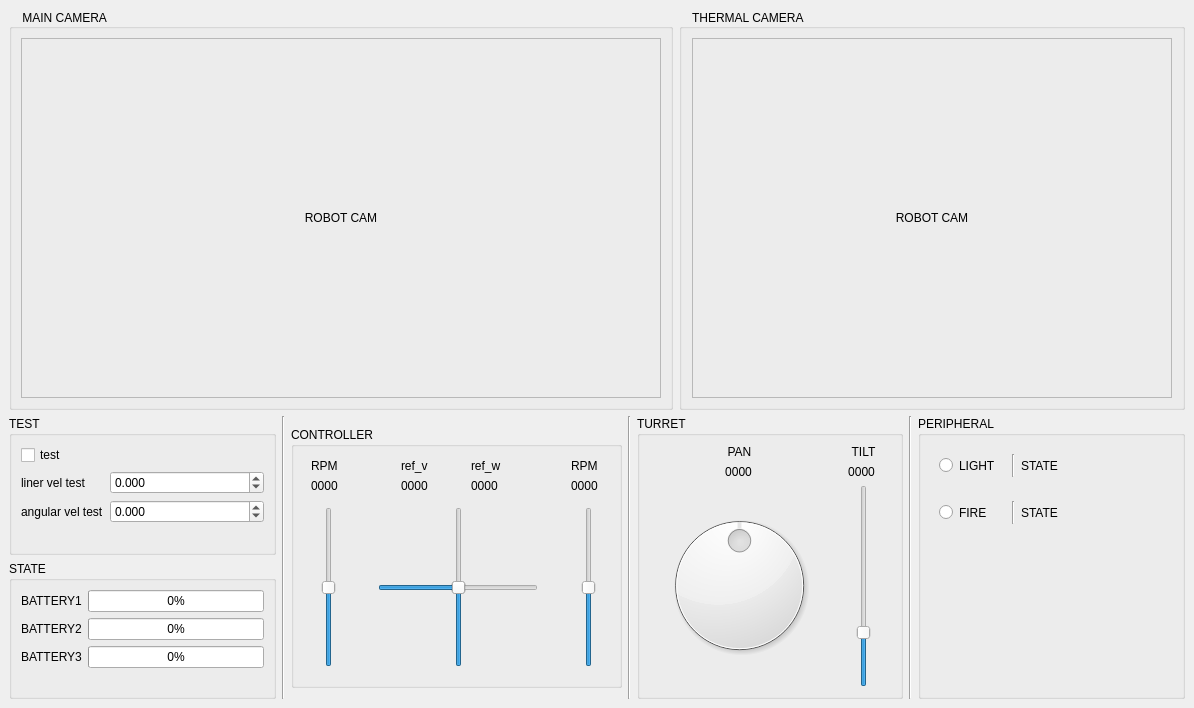
<?xml version="1.0" encoding="UTF-8"?>
<ui version="4.0">
 <class>MainWindowDesign</class>
 <widget class="QMainWindow" name="MainWindowDesign">
  <property name="geometry">
   <rect>
    <x>0</x>
    <y>0</y>
    <width>1194</width>
    <height>708</height>
   </rect>
  </property>
  <property name="sizePolicy">
   <sizepolicy hsizetype="Minimum" vsizetype="Minimum">
    <horstretch>0</horstretch>
    <verstretch>0</verstretch>
   </sizepolicy>
  </property>
  <property name="windowTitle">
   <string>IRC23-CREATIVE OPERATOR</string>
  </property>
  <property name="windowIcon">
   <iconset theme="game">
    <normaloff>../resources/images/icon.png</normaloff>../resources/images/icon.png</iconset>
  </property>
  <property name="locale">
   <locale language="English" country="Australia"/>
  </property>
  <property name="tabShape">
   <enum>QTabWidget::Rounded</enum>
  </property>
  <widget class="QWidget" name="centralwidget">
   <layout class="QGridLayout" name="gridLayout_9">
    <item row="0" column="0">
     <layout class="QGridLayout" name="gridLayout_8">
      <item row="0" column="1">
       <widget class="QGroupBox" name="groupBox_7">
        <property name="title">
         <string>    THERMAL CAMERA</string>
        </property>
        <property name="alignment">
         <set>Qt::AlignLeading|Qt::AlignLeft|Qt::AlignVCenter</set>
        </property>
        <property name="flat">
         <bool>false</bool>
        </property>
        <layout class="QGridLayout" name="gridLayout_11">
         <item row="0" column="0">
          <widget class="QLabel" name="robot_cam_2">
           <property name="minimumSize">
            <size>
             <width>480</width>
             <height>360</height>
            </size>
           </property>
           <property name="maximumSize">
            <size>
             <width>480</width>
             <height>360</height>
            </size>
           </property>
           <property name="frameShape">
            <enum>QFrame::StyledPanel</enum>
           </property>
           <property name="frameShadow">
            <enum>QFrame::Plain</enum>
           </property>
           <property name="text">
            <string>ROBOT CAM</string>
           </property>
           <property name="alignment">
            <set>Qt::AlignCenter</set>
           </property>
          </widget>
         </item>
        </layout>
       </widget>
      </item>
      <item row="0" column="0">
       <widget class="QGroupBox" name="groupBox_6">
        <property name="title">
         <string>    MAIN CAMERA</string>
        </property>
        <property name="alignment">
         <set>Qt::AlignLeading|Qt::AlignLeft|Qt::AlignVCenter</set>
        </property>
        <layout class="QGridLayout" name="gridLayout_10">
         <item row="0" column="1">
          <widget class="QLabel" name="robot_cam">
           <property name="minimumSize">
            <size>
             <width>640</width>
             <height>360</height>
            </size>
           </property>
           <property name="maximumSize">
            <size>
             <width>640</width>
             <height>360</height>
            </size>
           </property>
           <property name="frameShape">
            <enum>QFrame::StyledPanel</enum>
           </property>
           <property name="frameShadow">
            <enum>QFrame::Plain</enum>
           </property>
           <property name="text">
            <string>ROBOT CAM</string>
           </property>
           <property name="alignment">
            <set>Qt::AlignCenter</set>
           </property>
          </widget>
         </item>
        </layout>
       </widget>
      </item>
     </layout>
    </item>
    <item row="1" column="0">
     <layout class="QHBoxLayout" name="horizontalLayout_5">
      <item>
       <layout class="QVBoxLayout" name="verticalLayout_4">
        <item>
         <widget class="QGroupBox" name="groupBox_2">
          <property name="sizePolicy">
           <sizepolicy hsizetype="Preferred" vsizetype="Preferred">
            <horstretch>0</horstretch>
            <verstretch>0</verstretch>
           </sizepolicy>
          </property>
          <property name="title">
           <string>TEST</string>
          </property>
          <layout class="QGridLayout" name="gridLayout">
           <item row="0" column="0">
            <layout class="QVBoxLayout" name="verticalLayout">
             <item>
              <widget class="QCheckBox" name="checkBox_test">
               <property name="font">
                <font>
                 <kerning>true</kerning>
                </font>
               </property>
               <property name="mouseTracking">
                <bool>true</bool>
               </property>
               <property name="text">
                <string>test</string>
               </property>
              </widget>
             </item>
             <item>
              <layout class="QFormLayout" name="formLayout_2">
               <item row="0" column="0">
                <widget class="QLabel" name="label_7">
                 <property name="text">
                  <string>liner vel test</string>
                 </property>
                </widget>
               </item>
               <item row="0" column="1">
                <widget class="QDoubleSpinBox" name="doubleSpinBox_v">
                 <property name="decimals">
                  <number>3</number>
                 </property>
                 <property name="minimum">
                  <double>-1.000000000000000</double>
                 </property>
                 <property name="maximum">
                  <double>1.000000000000000</double>
                 </property>
                 <property name="singleStep">
                  <double>0.100000000000000</double>
                 </property>
                </widget>
               </item>
               <item row="1" column="0">
                <widget class="QLabel" name="label_11">
                 <property name="text">
                  <string>angular vel test</string>
                 </property>
                </widget>
               </item>
               <item row="1" column="1">
                <widget class="QDoubleSpinBox" name="doubleSpinBox_w">
                 <property name="decimals">
                  <number>3</number>
                 </property>
                 <property name="minimum">
                  <double>-1.000000000000000</double>
                 </property>
                 <property name="maximum">
                  <double>1.000000000000000</double>
                 </property>
                 <property name="singleStep">
                  <double>0.100000000000000</double>
                 </property>
                </widget>
               </item>
              </layout>
             </item>
            </layout>
           </item>
          </layout>
         </widget>
        </item>
        <item>
         <widget class="QGroupBox" name="groupBox_5">
          <property name="sizePolicy">
           <sizepolicy hsizetype="Preferred" vsizetype="Preferred">
            <horstretch>0</horstretch>
            <verstretch>0</verstretch>
           </sizepolicy>
          </property>
          <property name="title">
           <string>STATE</string>
          </property>
          <layout class="QGridLayout" name="gridLayout_7">
           <item row="0" column="0">
            <layout class="QFormLayout" name="formLayout">
             <item row="0" column="0">
              <widget class="QLabel" name="label_8">
               <property name="text">
                <string>BATTERY1</string>
               </property>
              </widget>
             </item>
             <item row="1" column="0">
              <widget class="QLabel" name="label_9">
               <property name="text">
                <string>BATTERY2</string>
               </property>
              </widget>
             </item>
             <item row="2" column="0">
              <widget class="QLabel" name="label_10">
               <property name="text">
                <string>BATTERY3</string>
               </property>
              </widget>
             </item>
             <item row="0" column="1">
              <widget class="QProgressBar" name="BAT_3">
               <property name="value">
                <number>0</number>
               </property>
              </widget>
             </item>
             <item row="1" column="1">
              <widget class="QProgressBar" name="BAT_2">
               <property name="value">
                <number>0</number>
               </property>
              </widget>
             </item>
             <item row="2" column="1">
              <widget class="QProgressBar" name="BAT_1">
               <property name="value">
                <number>0</number>
               </property>
              </widget>
             </item>
            </layout>
           </item>
          </layout>
         </widget>
        </item>
       </layout>
      </item>
      <item>
       <widget class="Line" name="line">
        <property name="orientation">
         <enum>Qt::Vertical</enum>
        </property>
       </widget>
      </item>
      <item>
       <layout class="QVBoxLayout" name="verticalLayout_8">
        <item>
         <widget class="QGroupBox" name="groupBox">
          <property name="sizePolicy">
           <sizepolicy hsizetype="Preferred" vsizetype="Preferred">
            <horstretch>0</horstretch>
            <verstretch>0</verstretch>
           </sizepolicy>
          </property>
          <property name="minimumSize">
           <size>
            <width>331</width>
            <height>261</height>
           </size>
          </property>
          <property name="maximumSize">
           <size>
            <width>331</width>
            <height>261</height>
           </size>
          </property>
          <property name="title">
           <string>CONTROLLER</string>
          </property>
          <property name="flat">
           <bool>false</bool>
          </property>
          <widget class="QSlider" name="verticalSlider_L">
           <property name="geometry">
            <rect>
             <x>30</x>
             <y>80</y>
             <width>16</width>
             <height>160</height>
            </rect>
           </property>
           <property name="minimum">
            <number>-100</number>
           </property>
           <property name="maximum">
            <number>100</number>
           </property>
           <property name="orientation">
            <enum>Qt::Vertical</enum>
           </property>
          </widget>
          <widget class="QLabel" name="label">
           <property name="geometry">
            <rect>
             <x>20</x>
             <y>30</y>
             <width>31</width>
             <height>17</height>
            </rect>
           </property>
           <property name="text">
            <string>RPM</string>
           </property>
          </widget>
          <widget class="QSlider" name="verticalSlider">
           <property name="geometry">
            <rect>
             <x>160</x>
             <y>80</y>
             <width>16</width>
             <height>160</height>
            </rect>
           </property>
           <property name="minimum">
            <number>-100</number>
           </property>
           <property name="maximum">
            <number>100</number>
           </property>
           <property name="orientation">
            <enum>Qt::Vertical</enum>
           </property>
          </widget>
          <widget class="QSlider" name="verticalSlider_R">
           <property name="geometry">
            <rect>
             <x>290</x>
             <y>80</y>
             <width>16</width>
             <height>160</height>
            </rect>
           </property>
           <property name="minimum">
            <number>-100</number>
           </property>
           <property name="maximum">
            <number>100</number>
           </property>
           <property name="orientation">
            <enum>Qt::Vertical</enum>
           </property>
          </widget>
          <widget class="QLabel" name="label_L">
           <property name="geometry">
            <rect>
             <x>20</x>
             <y>50</y>
             <width>41</width>
             <height>17</height>
            </rect>
           </property>
           <property name="text">
            <string>0000</string>
           </property>
          </widget>
          <widget class="QLabel" name="label_R">
           <property name="geometry">
            <rect>
             <x>280</x>
             <y>50</y>
             <width>41</width>
             <height>17</height>
            </rect>
           </property>
           <property name="text">
            <string>0000</string>
           </property>
          </widget>
          <widget class="QLabel" name="label_v">
           <property name="geometry">
            <rect>
             <x>110</x>
             <y>50</y>
             <width>41</width>
             <height>17</height>
            </rect>
           </property>
           <property name="text">
            <string>0000</string>
           </property>
          </widget>
          <widget class="QSlider" name="horizontalSlider">
           <property name="geometry">
            <rect>
             <x>87</x>
             <y>153</y>
             <width>160</width>
             <height>16</height>
            </rect>
           </property>
           <property name="minimum">
            <number>-100</number>
           </property>
           <property name="maximum">
            <number>100</number>
           </property>
           <property name="orientation">
            <enum>Qt::Horizontal</enum>
           </property>
          </widget>
          <widget class="QLabel" name="label_2">
           <property name="geometry">
            <rect>
             <x>280</x>
             <y>30</y>
             <width>31</width>
             <height>17</height>
            </rect>
           </property>
           <property name="text">
            <string>RPM</string>
           </property>
          </widget>
          <widget class="QLabel" name="label_3">
           <property name="geometry">
            <rect>
             <x>110</x>
             <y>30</y>
             <width>41</width>
             <height>17</height>
            </rect>
           </property>
           <property name="text">
            <string>ref_v</string>
           </property>
          </widget>
          <widget class="QLabel" name="label_w">
           <property name="geometry">
            <rect>
             <x>180</x>
             <y>50</y>
             <width>41</width>
             <height>17</height>
            </rect>
           </property>
           <property name="text">
            <string>0000</string>
           </property>
          </widget>
          <widget class="QLabel" name="label_4">
           <property name="geometry">
            <rect>
             <x>180</x>
             <y>30</y>
             <width>41</width>
             <height>17</height>
            </rect>
           </property>
           <property name="text">
            <string>ref_w</string>
           </property>
          </widget>
         </widget>
        </item>
       </layout>
      </item>
      <item>
       <widget class="Line" name="line_2">
        <property name="frameShadow">
         <enum>QFrame::Sunken</enum>
        </property>
        <property name="orientation">
         <enum>Qt::Vertical</enum>
        </property>
       </widget>
      </item>
      <item>
       <widget class="QGroupBox" name="groupBox_3">
        <property name="sizePolicy">
         <sizepolicy hsizetype="Preferred" vsizetype="Preferred">
          <horstretch>0</horstretch>
          <verstretch>0</verstretch>
         </sizepolicy>
        </property>
        <property name="title">
         <string>TURRET</string>
        </property>
        <layout class="QGridLayout" name="gridLayout_3">
         <item row="0" column="1">
          <layout class="QGridLayout" name="gridLayout_2">
           <item row="1" column="0">
            <widget class="QDial" name="dial_pan">
             <property name="minimumSize">
              <size>
               <width>181</width>
               <height>161</height>
              </size>
             </property>
             <property name="maximumSize">
              <size>
               <width>181</width>
               <height>161</height>
              </size>
             </property>
             <property name="font">
              <font>
               <family>Ubuntu</family>
              </font>
             </property>
             <property name="minimum">
              <number>-150</number>
             </property>
             <property name="maximum">
              <number>150</number>
             </property>
            </widget>
           </item>
           <item row="0" column="0">
            <layout class="QVBoxLayout" name="verticalLayout_2">
             <item>
              <widget class="QLabel" name="label_5">
               <property name="sizePolicy">
                <sizepolicy hsizetype="Minimum" vsizetype="Minimum">
                 <horstretch>0</horstretch>
                 <verstretch>0</verstretch>
                </sizepolicy>
               </property>
               <property name="text">
                <string>PAN</string>
               </property>
               <property name="alignment">
                <set>Qt::AlignCenter</set>
               </property>
              </widget>
             </item>
             <item>
              <widget class="QLabel" name="label_PAN">
               <property name="sizePolicy">
                <sizepolicy hsizetype="Minimum" vsizetype="Minimum">
                 <horstretch>0</horstretch>
                 <verstretch>0</verstretch>
                </sizepolicy>
               </property>
               <property name="maximumSize">
                <size>
                 <width>179</width>
                 <height>17</height>
                </size>
               </property>
               <property name="text">
                <string>0000</string>
               </property>
               <property name="alignment">
                <set>Qt::AlignCenter</set>
               </property>
              </widget>
             </item>
            </layout>
           </item>
           <item row="0" column="1">
            <layout class="QVBoxLayout" name="verticalLayout_3">
             <item>
              <widget class="QLabel" name="label_6">
               <property name="sizePolicy">
                <sizepolicy hsizetype="Minimum" vsizetype="Minimum">
                 <horstretch>0</horstretch>
                 <verstretch>0</verstretch>
                </sizepolicy>
               </property>
               <property name="text">
                <string>TILT</string>
               </property>
               <property name="alignment">
                <set>Qt::AlignCenter</set>
               </property>
              </widget>
             </item>
             <item>
              <widget class="QLabel" name="label_TILT">
               <property name="sizePolicy">
                <sizepolicy hsizetype="Minimum" vsizetype="Minimum">
                 <horstretch>0</horstretch>
                 <verstretch>0</verstretch>
                </sizepolicy>
               </property>
               <property name="maximumSize">
                <size>
                 <width>51</width>
                 <height>17</height>
                </size>
               </property>
               <property name="text">
                <string>0000</string>
               </property>
               <property name="alignment">
                <set>Qt::AlignCenter</set>
               </property>
              </widget>
             </item>
            </layout>
           </item>
           <item row="1" column="1">
            <widget class="QSlider" name="verticalSlider_tilt">
             <property name="sizePolicy">
              <sizepolicy hsizetype="Expanding" vsizetype="Expanding">
               <horstretch>0</horstretch>
               <verstretch>0</verstretch>
              </sizepolicy>
             </property>
             <property name="minimum">
              <number>-10</number>
             </property>
             <property name="maximum">
              <number>30</number>
             </property>
             <property name="orientation">
              <enum>Qt::Vertical</enum>
             </property>
            </widget>
           </item>
          </layout>
         </item>
        </layout>
       </widget>
      </item>
      <item>
       <widget class="Line" name="line_3">
        <property name="orientation">
         <enum>Qt::Vertical</enum>
        </property>
       </widget>
      </item>
      <item>
       <widget class="QGroupBox" name="groupBox_4">
        <property name="sizePolicy">
         <sizepolicy hsizetype="Expanding" vsizetype="Expanding">
          <horstretch>0</horstretch>
          <verstretch>0</verstretch>
         </sizepolicy>
        </property>
        <property name="title">
         <string>PERIPHERAL</string>
        </property>
        <layout class="QGridLayout" name="gridLayout_6">
         <item row="0" column="0">
          <layout class="QVBoxLayout" name="verticalLayout_5">
           <item>
            <widget class="QFrame" name="frame">
             <property name="frameShape">
              <enum>QFrame::NoFrame</enum>
             </property>
             <property name="frameShadow">
              <enum>QFrame::Raised</enum>
             </property>
             <layout class="QGridLayout" name="gridLayout_4">
              <item row="0" column="0">
               <layout class="QHBoxLayout" name="horizontalLayout">
                <item>
                 <widget class="QRadioButton" name="radioButton_LIGHT">
                  <property name="minimumSize">
                   <size>
                    <width>67</width>
                    <height>23</height>
                   </size>
                  </property>
                  <property name="maximumSize">
                   <size>
                    <width>67</width>
                    <height>23</height>
                   </size>
                  </property>
                  <property name="text">
                   <string>LIGHT</string>
                  </property>
                  <property name="checkable">
                   <bool>true</bool>
                  </property>
                 </widget>
                </item>
                <item>
                 <widget class="Line" name="line_5">
                  <property name="orientation">
                   <enum>Qt::Vertical</enum>
                  </property>
                 </widget>
                </item>
                <item>
                 <widget class="QLabel" name="label_LIGHT_STATE">
                  <property name="text">
                   <string>STATE</string>
                  </property>
                  <property name="alignment">
                   <set>Qt::AlignLeading|Qt::AlignLeft|Qt::AlignVCenter</set>
                  </property>
                 </widget>
                </item>
               </layout>
              </item>
             </layout>
            </widget>
           </item>
           <item>
            <widget class="QFrame" name="frame_2">
             <property name="frameShape">
              <enum>QFrame::NoFrame</enum>
             </property>
             <property name="frameShadow">
              <enum>QFrame::Raised</enum>
             </property>
             <layout class="QGridLayout" name="gridLayout_5">
              <item row="0" column="0">
               <layout class="QHBoxLayout" name="horizontalLayout_2">
                <item>
                 <widget class="QRadioButton" name="radioButton_FIRE">
                  <property name="minimumSize">
                   <size>
                    <width>67</width>
                    <height>23</height>
                   </size>
                  </property>
                  <property name="maximumSize">
                   <size>
                    <width>67</width>
                    <height>23</height>
                   </size>
                  </property>
                  <property name="text">
                   <string>FIRE</string>
                  </property>
                  <property name="checkable">
                   <bool>true</bool>
                  </property>
                  <property name="checked">
                   <bool>false</bool>
                  </property>
                 </widget>
                </item>
                <item>
                 <widget class="Line" name="line_4">
                  <property name="orientation">
                   <enum>Qt::Vertical</enum>
                  </property>
                 </widget>
                </item>
                <item>
                 <widget class="QLabel" name="label_FIRE_STATE">
                  <property name="text">
                   <string>STATE</string>
                  </property>
                  <property name="alignment">
                   <set>Qt::AlignLeading|Qt::AlignLeft|Qt::AlignVCenter</set>
                  </property>
                 </widget>
                </item>
               </layout>
              </item>
             </layout>
            </widget>
           </item>
           <item>
            <spacer name="verticalSpacer">
             <property name="orientation">
              <enum>Qt::Vertical</enum>
             </property>
             <property name="sizeHint" stdset="0">
              <size>
               <width>20</width>
               <height>40</height>
              </size>
             </property>
            </spacer>
           </item>
          </layout>
         </item>
         <item row="0" column="1">
          <spacer name="horizontalSpacer">
           <property name="orientation">
            <enum>Qt::Horizontal</enum>
           </property>
           <property name="sizeType">
            <enum>QSizePolicy::Expanding</enum>
           </property>
           <property name="sizeHint" stdset="0">
            <size>
             <width>40</width>
             <height>20</height>
            </size>
           </property>
          </spacer>
         </item>
        </layout>
       </widget>
      </item>
     </layout>
    </item>
   </layout>
  </widget>
  <action name="action_Quit">
   <property name="text">
    <string>&amp;Quit</string>
   </property>
   <property name="shortcut">
    <string>Ctrl+Q</string>
   </property>
   <property name="shortcutContext">
    <enum>Qt::ApplicationShortcut</enum>
   </property>
  </action>
  <action name="action_Preferences">
   <property name="text">
    <string>&amp;Preferences</string>
   </property>
  </action>
  <action name="actionAbout">
   <property name="text">
    <string>&amp;About</string>
   </property>
  </action>
  <action name="actionAbout_Qt">
   <property name="text">
    <string>About &amp;Qt</string>
   </property>
  </action>
 </widget>
 <resources/>
 <connections>
  <connection>
   <sender>action_Quit</sender>
   <signal>triggered()</signal>
   <receiver>MainWindowDesign</receiver>
   <slot>close()</slot>
   <hints>
    <hint type="sourcelabel">
     <x>-1</x>
     <y>-1</y>
    </hint>
    <hint type="destinationlabel">
     <x>399</x>
     <y>299</y>
    </hint>
   </hints>
  </connection>
 </connections>
</ui>
